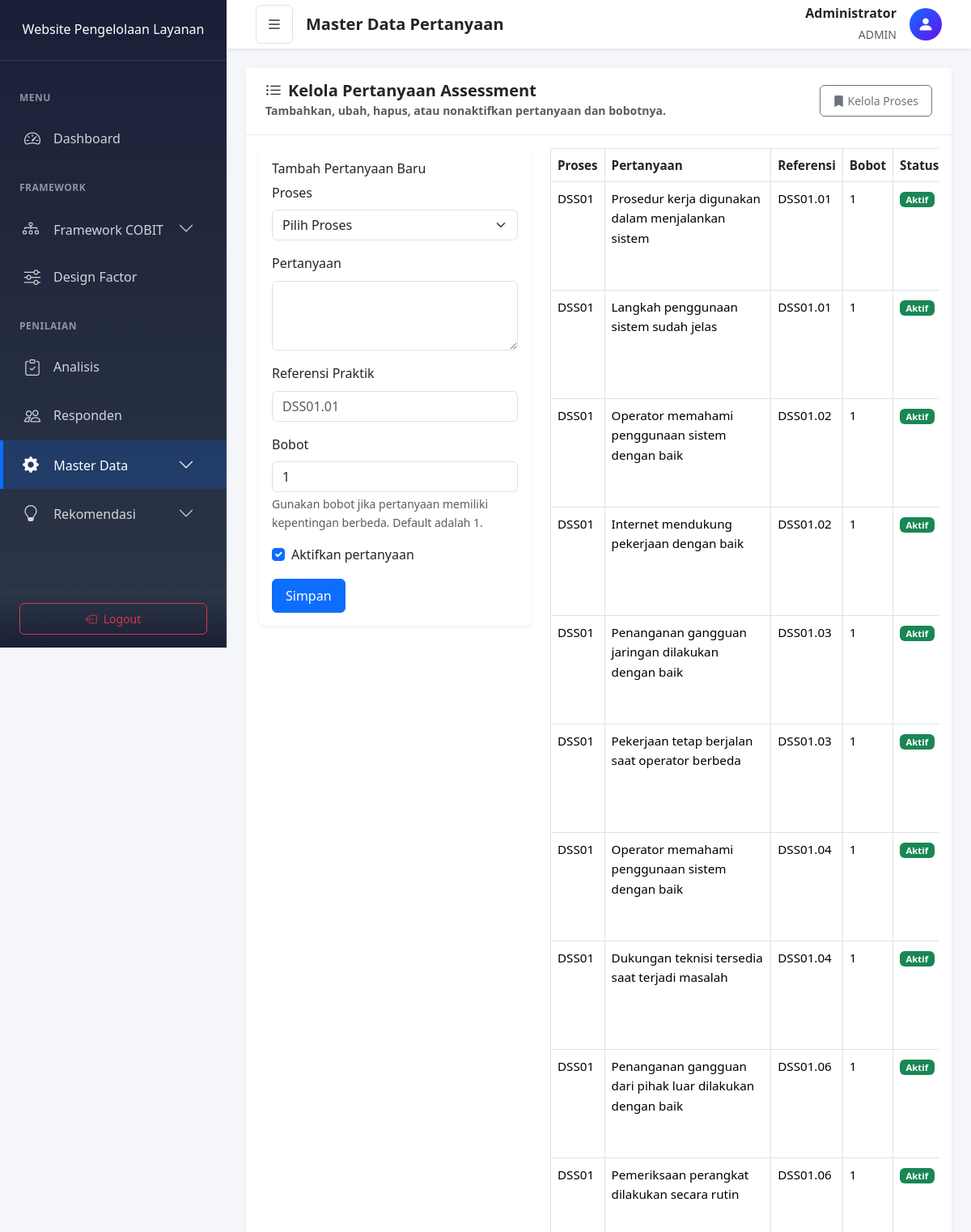
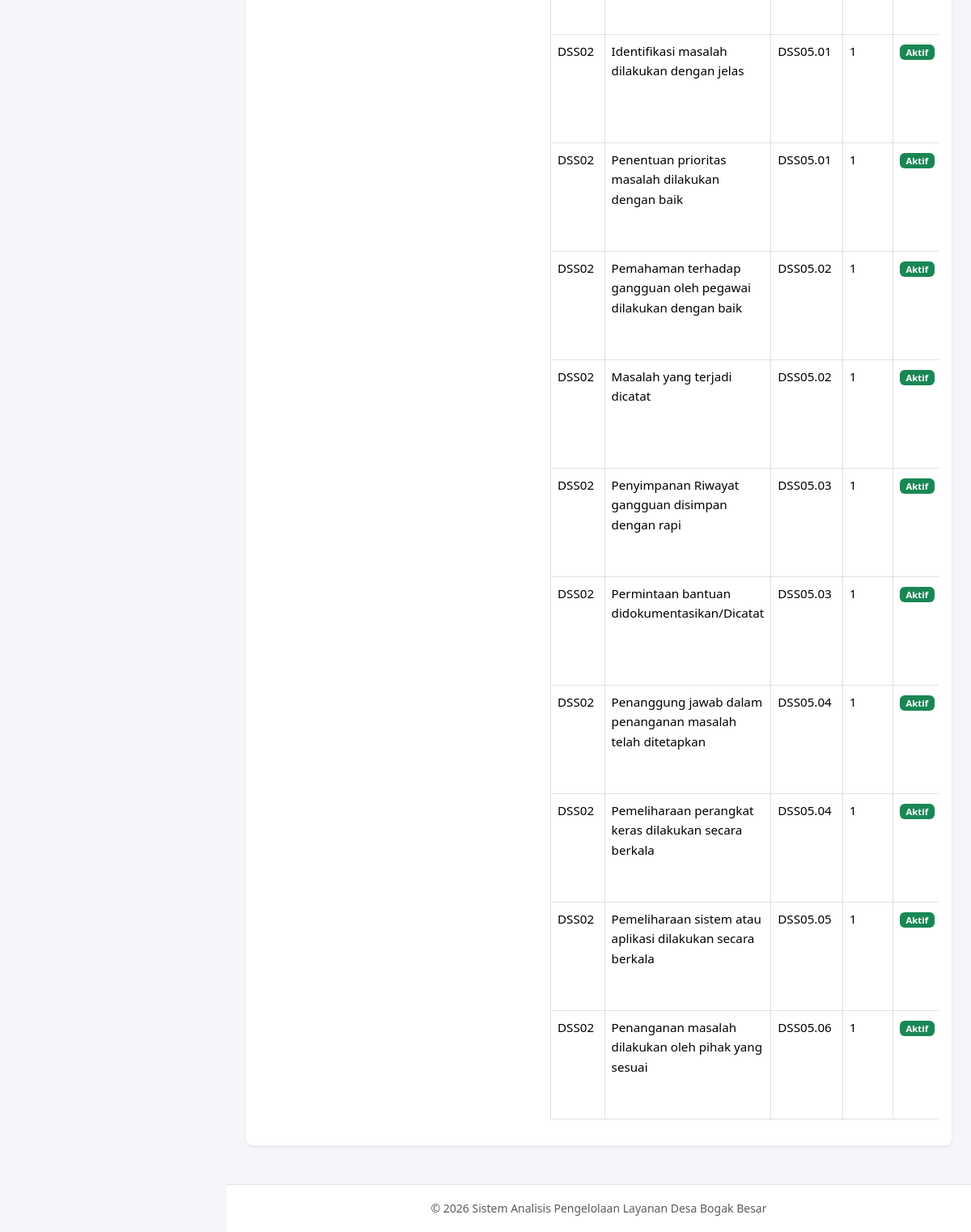
Screenshot of /index.php?page=questions (signed in) with the database file from the repository (2 pictures, top to bottom).
### tables this page shows
CREATE TABLE `assessment_questions` (
  `id` int(11) UNSIGNED NOT NULL,
  `process_id` int(11) UNSIGNED NOT NULL,
  `question` text NOT NULL,
  `practice_reference` varchar(20) DEFAULT NULL,
  `weight` tinyint(3) UNSIGNED NOT NULL DEFAULT '1' COMMENT 'Bobot pertanyaan untuk perhitungan capability level',
  `is_active` tinyint(1) UNSIGNED NOT NULL DEFAULT '1' COMMENT 'Status aktif/nonaktif pertanyaan',
  `created_at` timestamp NOT NULL DEFAULT current_timestamp()
);

CREATE TABLE `processes` (
  `id` int(11) UNSIGNED NOT NULL,
  `code` varchar(10) NOT NULL,
  `name` varchar(100) NOT NULL,
  `description` text DEFAULT NULL,
  `is_active` tinyint(1) UNSIGNED NOT NULL DEFAULT '1' COMMENT 'Status aktif/nonaktif domain/proses',
  `created_at` timestamp NOT NULL DEFAULT current_timestamp()
);

### app/controllers/ManagementController.php (called while the page is built, shortened)
<?php
require_once 'app/models/Assessment.php';
class ManagementController {
    public static function questions() {
        $assessmentModel = new Assessment();
        $questions = $assessmentModel->getAllQuestions(false);
        $editQuestion = null;
        require_once 'app/views/admin/questions.php';
    }
}

### index.php (called while the page is built, shortened)
<?php
require_once 'config/database.php';
require_once 'app/controllers/ManagementController.php';
App::route();

### config/database.php (called while the page is built, shortened)
<?php
class Database {
    private static $instance = null;
    private $connection;
    private function __construct() {
        try {
            $dsn = "mysql:host=" . DB_HOST . ";dbname=" . DB_NAME . ";charset=" . DB_CHARSET;
            $options = [
                PDO::ATTR_ERRMODE => PDO::ERRMODE_EXCEPTION,
                PDO::ATTR_DEFAULT_FETCH_MODE => PDO::FETCH_ASSOC,
                PDO::ATTR_EMULATE_PREPARES => false,
            ];
            $this->connection = new PDO($dsn, DB_USER, DB_PASS, $options);
        } catch (PDOException $e) {
            die("Koneksi database gagal: " . $e->getMessage());
        }
    }
    public static function getInstance() {
        if (self::$instance === null) {
            self::$instance = new self();
        }
        return self::$instance;
    }
    public function getConnection() {
        return $this->connection;
    }
}
function getDB() {
    return Database::getInstance()->getConnection();
}

### app/models/Assessment.php (called while the page is built, shortened)
<?php
require_once 'config/database.php';
class Assessment {
    private $db;
    public function __construct() {
        $this->db = getDB();
    }
    public function getAllQuestions($activeOnly = true) {
        $sql = "SELECT q.*, p.code AS process_code, p.name AS process_name FROM assessment_questions q JOIN processes p ON q.process_id = p.id";
        $sql .= " ORDER BY p.code ASC, q.id ASC";
        $stmt = $this->db->query($sql);
        return $stmt->fetchAll();
    }
}

### app/views/admin/questions.php (the view, shortened to what this page needs)
<div class="row mb-4">
    <div class="col-12">
        <div class="card">
            <div class="card-header d-flex justify-content-between align-items-center">
                <div>
                    <h5 class="mb-0"><i class="bi bi-list-ul me-2"></i>Kelola Pertanyaan Assessment</h5>
                    <small class="text-muted">Tambahkan, ubah, hapus, atau nonaktifkan pertanyaan dan bobotnya.</small>
                </div>
                <a href="index.php?page=processes" class="btn btn-outline-secondary btn-sm">
                    <i class="bi bi-bookmark-fill me-1"></i>Kelola Proses
                </a>
            </div>
            <div class="card-body">
                <div class="row">
                    <div class="col-lg-5">
                        <div class="card mb-4">
                            <div class="card-body">
                                <h6><?php echo $editQuestion ? 'Ubah Pertanyaan' : 'Tambah Pertanyaan Baru'; ?></h6>
                                <form method="POST" action="index.php?page=save-question">
                                    <div class="mb-3">
                                        <label class="form-label">Proses</label>
                                        <select name="process_id" class="form-select" required>
                                            <option value="">Pilih Proses</option>
                                        </select>
                                    </div>
                                    <div class="mb-3">
                                        <label class="form-label">Pertanyaan</label>
                                        <textarea name="question" class="form-control" rows="3" required><?php echo htmlspecialchars($editQuestion['question'] ?? ''); ?></textarea>
                                    </div>
                                    <div class="mb-3">
                                        <label class="form-label">Referensi Praktik</label>
                                        <input type="text" name="practice_reference" class="form-control" value="<?php echo htmlspecialchars($editQuestion['practice_reference'] ?? ''); ?>" placeholder="DSS01.01">
                                    </div>
                                    <div class="mb-3">
                                        <label class="form-label">Bobot</label>
                                        <input type="number" name="weight" class="form-control" min="1" value="<?php echo htmlspecialchars($editQuestion['weight'] ?? 1); ?>" required>
                                        <div class="form-text">Gunakan bobot jika pertanyaan memiliki kepentingan berbeda. Default adalah 1.</div>
                                    </div>
                                    <div class="form-check mb-3">
                                        <input class="form-check-input" type="checkbox" name="is_active" id="questionActive" value="1" <?php echo !isset($editQuestion['is_active']) || $editQuestion['is_active'] == 1 ? 'checked' : ''; ?>>
                                        <label class="form-check-label" for="questionActive">Aktifkan pertanyaan</label>
                                    </div>
                                    <button type="submit" class="btn btn-primary">Simpan</button>
                                </form>
                            </div>
                        </div>
                    </div>
                    <div class="col-lg-7">
                        <div class="table-responsive">
                            <table class="table table-bordered table-hover">
                                <thead>
                                    <tr>
                                        <th>Proses</th>
                                        <th>Pertanyaan</th>
                                        <th>Referensi</th>
                                        <th>Bobot</th>
                                        <th>Status</th>
                                    </tr>
                                </thead>
                                <tbody>
                                    <?php foreach ($questions as $question): ?>
                                        <tr>
                                            <td><?php echo htmlspecialchars($question['process_code']); ?></td>
                                            <td><?php echo htmlspecialchars($question['question']); ?></td>
                                            <td><?php echo htmlspecialchars($question['practice_reference']); ?></td>
                                            <td><?php echo htmlspecialchars($question['weight']); ?></td>
                                            <td>
                                                <span class="badge bg-<?php echo $question['is_active'] ? 'success' : 'secondary'; ?>">
                                                    <?php echo $question['is_active'] ? 'Aktif' : 'Nonaktif'; ?>
                                                </span>
                                            </td>
                                        </tr>
                                    <?php endforeach; ?>
                                </tbody>
                            </table>
                        </div>
                    </div>
                </div>
            </div>
        </div>
    </div>
</div>
<?php
require_once 'app/views/layouts/main.php';

### public/assets/css/style.css (style rules this page uses)
:root { --primary-color: #0d6efd; --secondary-color: #6c757d; --success-color: #198754; --info-color: #0dcaf0; --warning-color: #ffc107; --danger-color: #dc3545; --light-color: #f8f9fa; --dark-color: #212529; --sidebar-width: 280px; --sidebar-collapsed-width: 70px; --navbar-height: 60px; --transition-speed: 0.3s; --border-radius: 8px; --box-shadow: 0 0.125rem 0.25rem rgba(0, 0, 0, 0.075); --box-shadow-lg: 0 0.5rem 1rem rgba(0, 0, 0, 0.15); }
* { margin: 0; padding: 0; box-sizing: border-box; }
body { font-family: 'Segoe UI', Tahoma, Geneva, Verdana, sans-serif; background-color: #f5f6fa; color: var(--dark-color); line-height: 1.6; }
.card { border: none; border-radius: var(--border-radius); box-shadow: var(--box-shadow); transition: box-shadow 0.3s ease; }
.card-header { background-color: #fff; border-bottom: 1px solid #e9ecef; padding: 1rem 1.5rem; font-weight: 600; }
.card-header h5 { font-weight: 600; }
.table { font-size: 0.95rem; }
.table th { font-weight: 600; color: var(--dark-color); border-top: none; }
.btn { border-radius: 6px; font-weight: 500; padding: 0.5rem 1rem; }

### rows the page displays
assessment_questions: process.code "DSS01", question "Prosedur kerja digunakan dalam menjalankan sistem", practice_reference "DSS01.01", weight "1", is_active "Aktif"
assessment_questions: process.code "DSS01", question "Langkah penggunaan sistem sudah jelas", practice_reference "DSS01.01", weight "1", is_active "Aktif"
assessment_questions: process.code "DSS01", question "Operator memahami penggunaan sistem dengan baik", practice_reference "DSS01.02", weight "1", is_active "Aktif"
assessment_questions: process.code "DSS01", question "Internet mendukung pekerjaan dengan baik", practice_reference "DSS01.02", weight "1", is_active "Aktif"
assessment_questions: process.code "DSS01", question "Penanganan gangguan jaringan dilakukan dengan baik", practice_reference "DSS01.03", weight "1", is_active "Aktif"
assessment_questions: process.code "DSS01", question "Pekerjaan tetap berjalan saat operator berbeda", practice_reference "DSS01.03", weight "1", is_active "Aktif"
assessment_questions: process.code "DSS01", question "Operator memahami penggunaan sistem dengan baik", practice_reference "DSS01.04", weight "1", is_active "Aktif"
assessment_questions: process.code "DSS01", question "Dukungan teknisi tersedia saat terjadi masalah", practice_reference "DSS01.04", weight "1", is_active "Aktif"
assessment_questions: process.code "DSS01", question "Penanganan gangguan dari pihak luar dilakukan dengan baik", practice_reference "DSS01.06", weight "1", is_active "Aktif"
assessment_questions: process.code "DSS01", question "Pemeriksaan perangkat dilakukan secara rutin", practice_reference "DSS01.06", weight "1", is_active "Aktif"
assessment_questions: process.code "DSS02", question "Identifikasi masalah dilakukan dengan jelas", practice_reference "DSS05.01", weight "1", is_active "Aktif"
assessment_questions: process.code "DSS02", question "Penentuan prioritas masalah dilakukan dengan baik", practice_reference "DSS05.01", weight "1", is_active "Aktif"
assessment_questions: process.code "DSS02", question "Pemahaman terhadap gangguan oleh pegawai dilakukan dengan baik", practice_reference "DSS05.02", weight "1", is_active "Aktif"
assessment_questions: process.code "DSS02", question "Masalah yang terjadi dicatat", practice_reference "DSS05.02", weight "1", is_active "Aktif"
assessment_questions: process.code "DSS02", question "Penyimpanan Riwayat gangguan disimpan dengan rapi", practice_reference "DSS05.03", weight "1", is_active "Aktif"
assessment_questions: process.code "DSS02", question "Permintaan bantuan didokumentasikan/Dicatat", practice_reference "DSS05.03", weight "1", is_active "Aktif"
assessment_questions: process.code "DSS02", question "Penanggung jawab dalam penanganan masalah telah ditetapkan", practice_reference "DSS05.04", weight "1", is_active "Aktif"
assessment_questions: process.code "DSS02", question "Pemeliharaan perangkat keras dilakukan secara berkala", practice_reference "DSS05.04", weight "1", is_active "Aktif"
assessment_questions: process.code "DSS02", question "Pemeliharaan sistem atau aplikasi dilakukan secara berkala", practice_reference "DSS05.05", weight "1", is_active "Aktif"
assessment_questions: process.code "DSS02", question "Penanganan masalah dilakukan oleh pihak yang sesuai", practice_reference "DSS05.06", weight "1", is_active "Aktif"

### other values shown
$pageTitle "Master Data Pertanyaan"
$_SESSION['user_name'] "Administrator"
$_SESSION['user_role'] "ADMIN"
